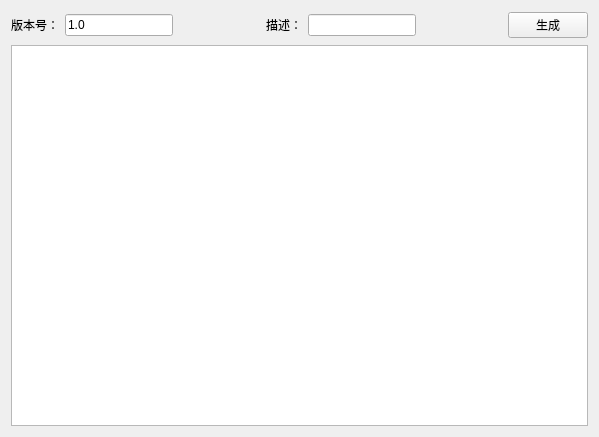
<?xml version="1.0" encoding="UTF-8"?>
<ui version="4.0">
 <class>Widget</class>
 <widget class="QWidget" name="Widget">
  <property name="geometry">
   <rect>
    <x>0</x>
    <y>0</y>
    <width>599</width>
    <height>437</height>
   </rect>
  </property>
  <property name="windowTitle">
   <string>Widget</string>
  </property>
  <layout class="QGridLayout" name="gridLayout">
   <item row="0" column="0">
    <layout class="QHBoxLayout" name="horizontalLayout">
     <item>
      <widget class="QLabel" name="label">
       <property name="text">
        <string>版本号：</string>
       </property>
      </widget>
     </item>
     <item>
      <widget class="QLineEdit" name="lineEdit">
       <property name="enabled">
        <bool>true</bool>
       </property>
       <property name="text">
        <string>1.0</string>
       </property>
      </widget>
     </item>
     <item>
      <spacer name="horizontalSpacer_2">
       <property name="orientation">
        <enum>Qt::Horizontal</enum>
       </property>
       <property name="sizeHint" stdset="0">
        <size>
         <width>38</width>
         <height>28</height>
        </size>
       </property>
      </spacer>
     </item>
     <item>
      <widget class="QLabel" name="label_2">
       <property name="text">
        <string>描述：</string>
       </property>
      </widget>
     </item>
     <item>
      <widget class="QLineEdit" name="lineEdit_2"/>
     </item>
     <item>
      <spacer name="horizontalSpacer">
       <property name="orientation">
        <enum>Qt::Horizontal</enum>
       </property>
       <property name="sizeHint" stdset="0">
        <size>
         <width>68</width>
         <height>28</height>
        </size>
       </property>
      </spacer>
     </item>
     <item>
      <widget class="QPushButton" name="pushButton">
       <property name="text">
        <string>生成</string>
       </property>
      </widget>
     </item>
    </layout>
   </item>
   <item row="1" column="0">
    <widget class="QTextEdit" name="textEdit">
     <property name="enabled">
      <bool>true</bool>
     </property>
    </widget>
   </item>
  </layout>
 </widget>
 <layoutdefault spacing="6" margin="11"/>
 <resources/>
 <connections/>
</ui>
